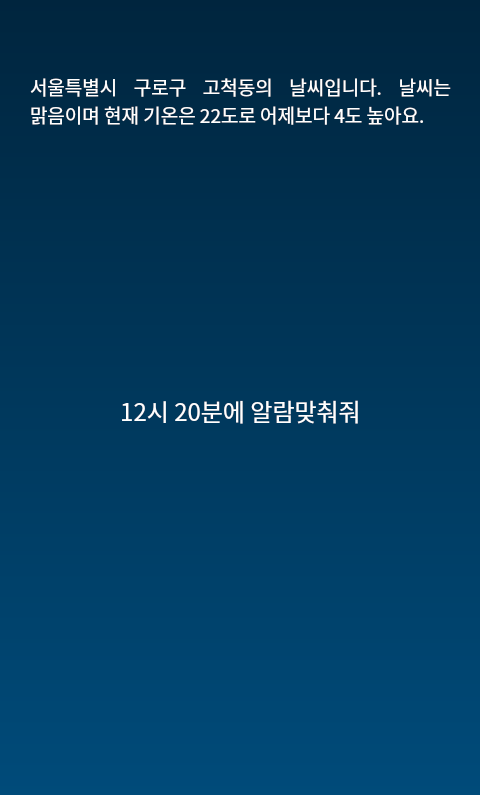
<?xml version="1.0" encoding="UTF-8"?>
<ui version="4.0">
 <class>Form</class>
 <widget class="QWidget" name="Form">
  <property name="geometry">
   <rect>
    <x>0</x>
    <y>0</y>
    <width>480</width>
    <height>795</height>
   </rect>
  </property>
  <property name="windowTitle">
   <string>테스트</string>
  </property>
  <property name="styleSheet">
   <string notr="true">background: qlineargradient(spread:pad, x1:0, y1:0, x2:0, y2:1, stop:0 rgba(0, 37, 62, 255), stop:1 rgba(0, 75, 122, 255));</string>
  </property>
  <widget class="QLabel" name="answer">
   <property name="geometry">
    <rect>
     <x>30</x>
     <y>10</y>
     <width>421</width>
     <height>181</height>
    </rect>
   </property>
   <property name="font">
    <font>
     <family>함초롬돋움</family>
     <pointsize>18</pointsize>
    </font>
   </property>
   <property name="styleSheet">
    <string notr="true">background-color: rgba(255, 255, 255, 0);</string>
   </property>
   <property name="text">
    <string>&lt;html&gt;&lt;head/&gt;&lt;body&gt;&lt;p align=&quot;justify&quot;&gt;&lt;span style=&quot; font-size:14pt; color:#ffffff;&quot;&gt;서울특별시 구로구 고척동의 날씨입니다. 날씨는 맑음이며 현재 기온은 22도로 어제보다 4도 높아요.&lt;/span&gt;&lt;/p&gt;&lt;/body&gt;&lt;/html&gt;</string>
   </property>
   <property name="scaledContents">
    <bool>false</bool>
   </property>
   <property name="wordWrap">
    <bool>true</bool>
   </property>
  </widget>
  <widget class="QLabel" name="question">
   <property name="geometry">
    <rect>
     <x>30</x>
     <y>320</y>
     <width>421</width>
     <height>181</height>
    </rect>
   </property>
   <property name="font">
    <font>
     <family>함초롬돋움</family>
     <pointsize>18</pointsize>
    </font>
   </property>
   <property name="styleSheet">
    <string notr="true">background-color: rgba(255, 255, 255, 0);</string>
   </property>
   <property name="text">
    <string>&lt;html&gt;&lt;head/&gt;&lt;body&gt;&lt;p align=&quot;center&quot;&gt;&lt;span style=&quot; color:#ffffff;&quot;&gt;12시 20분에 알람맞춰줘&lt;/span&gt;&lt;/p&gt;&lt;/body&gt;&lt;/html&gt;</string>
   </property>
   <property name="scaledContents">
    <bool>false</bool>
   </property>
   <property name="wordWrap">
    <bool>true</bool>
   </property>
  </widget>
 </widget>
 <resources>
  <include location="re.qrc"/>
 </resources>
 <connections/>
</ui>
